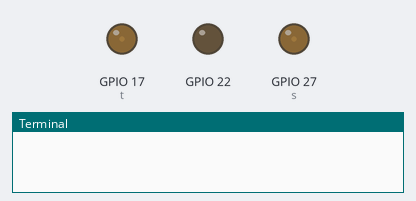
Bench run of a program on a simulated Raspberry Pi (BCM pin numbers), started with the arguments 3 3 True. Parts: output pins drawn as LEDs (lit = HIGH), the last lines printed to the terminal. At 4.7 s the program stops and its outputs stay as they are.

Above: at 0.1 s.
At 2.6 s:
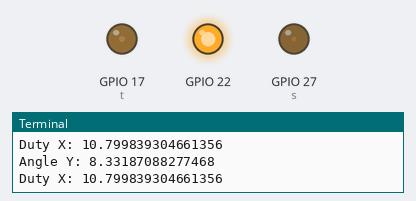
Timing chart, 0 to 6.1 s (numbered marks = the images above):
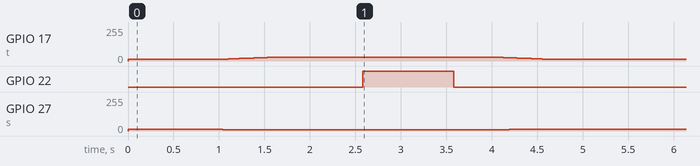

Measured:
- by itself, GPIO 17 (t): rises from 0/255 to 28/255 in 1.6 s, then falls to 13/255 in 3.1 s
- by itself, GPIO 22: LOW → HIGH at 2.6 s, → LOW 1.0 s later

The program:

testMotor.py
```python
#!/usr/bin/env python3
import sys
import RPi.GPIO as GPIO
from math import acos, degrees
import time

step_size = 0.1
step_time = 0.01

class MotorControl:

    def __init__(self):
        GPIO.setwarnings(False)             # do not show any warnings
        GPIO.setmode (GPIO.BCM)
                                            # programming the GPGPIO by BCM pin numbers. (like PIN29 as‘GPGPIO5’)
        GPIO.setup(17,GPIO.OUT)             # initialize GPGPIO19 as an output
        GPIO.setup(27,GPIO.OUT)
        GPIO.setup(22,GPIO.OUT)

        self.t = GPIO.PWM(17, 100)
        self.s = GPIO.PWM(27, 100)

        self.dutycycle_t = 5
        self.dutycycle_s = 5

        self.t.start(self.dutycycle_t)
        self.s.start(self.dutycycle_s)

    def cleanup_servos(self):
        self.update_dutycycles_s_t(5, 5)

    def update_dutycycles_s_t(self, new_dc_s, new_dc_t):

        while (self.dutycycle_s != new_dc_s or self.dutycycle_t != new_dc_t):

            #if block for channel s

            if self.dutycycle_s == new_dc_s:
                pass
            elif abs(self.dutycycle_s - new_dc_s) <= step_size:
               self.dutycycle_s = new_dc_s
               #print ("case 1 s")
            elif self.dutycycle_s < new_dc_s:
                self.dutycycle_s += step_size
                #print("case 2 s")
            elif self.dutycycle_s > new_dc_s:
                self.dutycycle_s -= step_size
                #print("case 3 s")
            else:
                print("Something wrong with s")

            #if block for channel t

            if self.dutycycle_t == new_dc_t:
                pass
            elif abs(self.dutycycle_t - new_dc_t) <= step_size:
               self.dutycycle_t = new_dc_t
               #print ("case 1 t")
            elif self.dutycycle_t < new_dc_t:
                self.dutycycle_t += step_size
                #print("case 2 t")
            elif self.dutycycle_t > new_dc_t:
                self.dutycycle_t -= step_size
                #print("case 3 t")
            else:
                print("Something wrong with t")

            self.s.ChangeDutyCycle(self.dutycycle_s)
            self.t.ChangeDutyCycle(self.dutycycle_t)

            time.sleep(step_time)


    def move(self, x, y): #max x and y = 3.14 each
        angle = degrees(acos(((x + 4.4) ** 2 - 19.68)/(15.2 * (x + 4.4))))
        print ("Angle X: " +str(angle))
        if angle > 180:
            duty_t = 180 / 10.0 + 2.5
            print("Duty X: " + str(duty_t))
        else:
            duty_t = float(angle) / 10.0 + 2.5
            print("Duty X: " + str(duty_t))

        angle = 90 - degrees(acos(((y + 3.7) ** 2 - 13.8)/(12.8 * (y + 3.7))))
        print ("Angle Y: " +str(angle))
        if angle > 180:
            duty_s = 180 / 10.0 + 2.5
            print("Duty X: " + str(duty_t))
        else:
            duty_s = float(angle) / 10.0 + 2.5
            print("Duty X: " + str(duty_t))


        self.update_dutycycles_s_t(duty_s, duty_t)

    def press(self):
        GPIO.output(22, 1)
        time.sleep(1)
        GPIO.output(22, 0)
        time.sleep(0.5)
try:

    servo_1 = MotorControl()
    x = 1
    y = 1
    pr = False
    try:
        x = float(sys.argv[1])
        y = float(sys.argv[2])
        pr = sys.argv[3]
    except:
        print("No args")

    time.sleep(1)

    servo_1.move(x/720*14 + 1, y/480*9 + 1)
    #
    time.sleep(1)
    if pr == "True":
        servo_1.press()

    print("MOTOR_SCRIPT")
    print(x)
    print(y)
    print(pr)
finally:
    servo_1.cleanup_servos()
```
